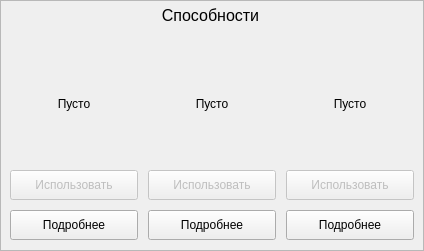
       <widget class="QFrame" name="frame_29">
        <property name="geometry">
         <rect>
          <x>840</x>
          <y>135</y>
          <width>424</width>
          <height>251</height>
         </rect>
        </property>
        <property name="frameShape">
         <enum>QFrame::StyledPanel</enum>
        </property>
        <property name="frameShadow">
         <enum>QFrame::Raised</enum>
        </property>
        <widget class="QPushButton" name="player2_aboutAb1">
         <property name="enabled">
          <bool>true</bool>
         </property>
         <property name="geometry">
          <rect>
           <x>10</x>
           <y>210</y>
           <width>128</width>
           <height>30</height>
          </rect>
         </property>
         <property name="text">
          <string>Подробнее</string>
         </property>
        </widget>
        <widget class="QPushButton" name="player2_aboutAb2">
         <property name="enabled">
          <bool>true</bool>
         </property>
         <property name="geometry">
          <rect>
           <x>148</x>
           <y>210</y>
           <width>128</width>
           <height>30</height>
          </rect>
         </property>
         <property name="text">
          <string>Подробнее</string>
         </property>
        </widget>
        <widget class="QPushButton" name="player2_aboutAb3">
         <property name="enabled">
          <bool>true</bool>
         </property>
         <property name="geometry">
          <rect>
           <x>286</x>
           <y>210</y>
           <width>128</width>
           <height>30</height>
          </rect>
         </property>
         <property name="text">
          <string>Подробнее</string>
         </property>
        </widget>
        <widget class="QLabel" name="player2_ab1inBattle">
         <property name="geometry">
          <rect>
           <x>10</x>
           <y>40</y>
           <width>128</width>
           <height>128</height>
          </rect>
         </property>
         <property name="text">
          <string>Пусто</string>
         </property>
         <property name="alignment">
          <set>Qt::AlignCenter</set>
         </property>
        </widget>
        <widget class="QLabel" name="player2_ab2inBattle">
         <property name="geometry">
          <rect>
           <x>148</x>
           <y>40</y>
           <width>128</width>
           <height>128</height>
          </rect>
         </property>
         <property name="text">
          <string>Пусто</string>
         </property>
         <property name="alignment">
          <set>Qt::AlignCenter</set>
         </property>
        </widget>
        <widget class="QLabel" name="player2_ab3inBattle">
         <property name="geometry">
          <rect>
           <x>286</x>
           <y>40</y>
           <width>128</width>
           <height>128</height>
          </rect>
         </property>
         <property name="text">
          <string>Пусто</string>
         </property>
         <property name="alignment">
          <set>Qt::AlignCenter</set>
         </property>
        </widget>
        <widget class="QLabel" name="label_40">
         <property name="geometry">
          <rect>
           <x>10</x>
           <y>0</y>
           <width>401</width>
           <height>31</height>
          </rect>
         </property>
         <property name="font">
          <font>
           <pointsize>12</pointsize>
          </font>
         </property>
         <property name="text">
          <string>Способности</string>
         </property>
         <property name="alignment">
          <set>Qt::AlignCenter</set>
         </property>
        </widget>
        <widget class="QPushButton" name="player2_useAb1">
         <property name="enabled">
          <bool>false</bool>
         </property>
         <property name="geometry">
          <rect>
           <x>10</x>
           <y>170</y>
           <width>128</width>
           <height>30</height>
          </rect>
         </property>
         <property name="text">
          <string>Использовать</string>
         </property>
        </widget>
        <widget class="QPushButton" name="player2_useAb3">
         <property name="enabled">
          <bool>false</bool>
         </property>
         <property name="geometry">
          <rect>
           <x>286</x>
           <y>170</y>
           <width>128</width>
           <height>30</height>
          </rect>
         </property>
         <property name="text">
          <string>Использовать</string>
         </property>
        </widget>
        <widget class="QPushButton" name="player2_useAb2">
         <property name="enabled">
          <bool>false</bool>
         </property>
         <property name="geometry">
          <rect>
           <x>148</x>
           <y>170</y>
           <width>128</width>
           <height>30</height>
          </rect>
         </property>
         <property name="text">
          <string>Использовать</string>
         </property>
        </widget>
        <widget class="QLabel" name="player2_Status">
         <property name="geometry">
          <rect>
           <x>20</x>
           <y>60</y>
           <width>381</width>
           <height>91</height>
          </rect>
         </property>
         <property name="font">
          <font>
           <pointsize>24</pointsize>
          </font>
         </property>
         <property name="text">
          <string/>
         </property>
         <property name="alignment">
          <set>Qt::AlignCenter</set>
         </property>
         <property name="wordWrap">
          <bool>true</bool>
         </property>
        </widget>
        <widget class="QLabel" name="player2_ab1CD">
         <property name="geometry">
          <rect>
           <x>20</x>
           <y>60</y>
           <width>111</width>
           <height>91</height>
          </rect>
         </property>
         <property name="font">
          <font>
           <pointsize>42</pointsize>
          </font>
         </property>
         <property name="text">
          <string/>
         </property>
         <property name="alignment">
          <set>Qt::AlignCenter</set>
         </property>
         <property name="wordWrap">
          <bool>false</bool>
         </property>
        </widget>
        <widget class="QLabel" name="player2_ab2CD">
         <property name="geometry">
          <rect>
           <x>160</x>
           <y>60</y>
           <width>111</width>
           <height>91</height>
          </rect>
         </property>
         <property name="font">
          <font>
           <pointsize>42</pointsize>
          </font>
         </property>
         <property name="text">
          <string/>
         </property>
         <property name="alignment">
          <set>Qt::AlignCenter</set>
         </property>
         <property name="wordWrap">
          <bool>false</bool>
         </property>
        </widget>
        <widget class="QLabel" name="player2_ab3CD">
         <property name="geometry">
          <rect>
           <x>300</x>
           <y>60</y>
           <width>111</width>
           <height>91</height>
          </rect>
         </property>
         <property name="font">
          <font>
           <pointsize>42</pointsize>
          </font>
         </property>
         <property name="text">
          <string/>
         </property>
         <property name="alignment">
          <set>Qt::AlignCenter</set>
         </property>
         <property name="wordWrap">
          <bool>false</bool>
         </property>
        </widget>
       </widget>
